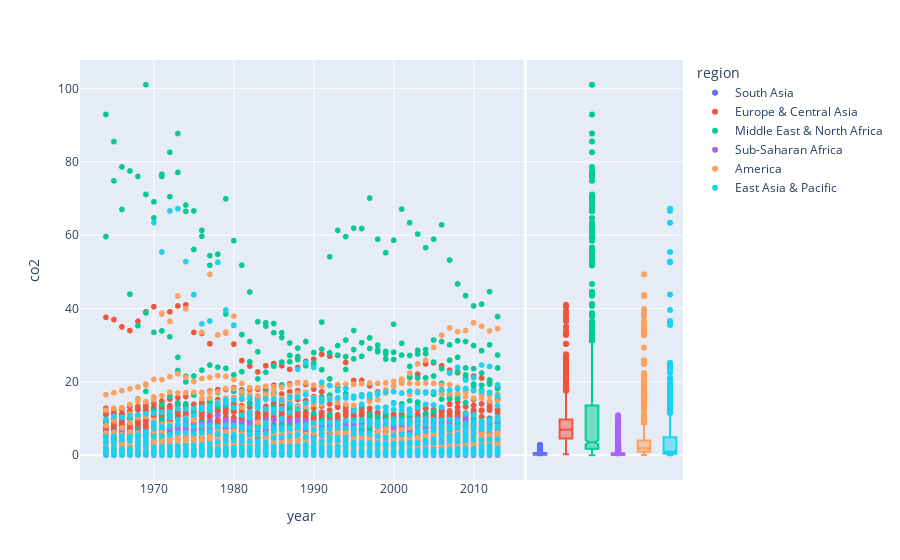

The notebook cell this image was saved under:
### Code cell
scat = px.scatter(data, x='year', y='co2', color='region', marginal_y='box')
scat.show()

### Figure 1 — Plotly figure (JSON) as saved in the notebook; plotly's stock layout.template omitted (floating-point values rounded to 4 significant figures; data arrays with more than 128 entries replaced by an {"elided": "..."} marker saying what was removed)
{"data": [{"hovertemplate": "region=South Asia<br>year=%{x}<br>co2=%{y}<extra></extra>", "legendgroup": "South Asia", "marker": {"color": "#636efa", "symbol": "circle"}, "mode": "markers", "name": "South Asia", "showlegend": true, "type": "scattergl", "x": {"elided": "387 int values"}, "xaxis": "x", "y": {"elided": "387 float values"}, "yaxis": "y"}, {"alignmentgroup": "True", "hovertemplate": "region=South Asia<br>co2=%{y}<extra></extra>", "legendgroup": "South Asia", "marker": {"color": "#636efa", "symbol": "circle"}, "name": "South Asia", "notched": true, "offsetgroup": "South Asia", "showlegend": false, "type": "box", "xaxis": "x2", "y": {"elided": "387 float values"}, "yaxis": "y2"}, {"hovertemplate": "region=Europe & Central Asia<br>year=%{x}<br>co2=%{y}<extra></extra>", "legendgroup": "Europe & Central Asia", "marker": {"color": "#EF553B", "symbol": "circle"}, "mode": "markers", "name": "Europe & Central Asia", "showlegend": true, "type": "scattergl", "x": {"elided": "2126 int values"}, "xaxis": "x", "y": {"elided": "2126 float values"}, "yaxis": "y"}, {"alignmentgroup": "True", "hovertemplate": "region=Europe & Central Asia<br>co2=%{y}<extra></extra>", "legendgroup": "Europe & Central Asia", "marker": {"color": "#EF553B", "symbol": "circle"}, "name": "Europe & Central Asia", "notched": true, "offsetgroup": "Europe & Central Asia", "showlegend": false, "type": "box", "xaxis": "x2", "y": {"elided": "2126 float values"}, "yaxis": "y2"}, {"hovertemplate": "region=Middle East & North Africa<br>year=%{x}<br>co2=%{y}<extra></extra>", "legendgroup": "Middle East & North Africa", "marker": {"color": "#00cc96", "symbol": "circle"}, "mode": "markers", "name": "Middle East & North Africa", "showlegend": true, "type": "scattergl", "x": {"elided": "900 int values"}, "xaxis": "x", "y": {"elided": "900 float values"}, "yaxis": "y"}, {"alignmentgroup": "True", "hovertemplate": "region=Middle East & North Africa<br>co2=%{y}<extra></extra>", "legendgroup": "Middle East & North Africa", "marker": {"color": "#00cc96", "symbol": "circle"}, "name": "Middle East & North Africa", "notched": true, "offsetgroup": "Middle East & North Africa", "showlegend": false, "type": "box", "xaxis": "x2", "y": {"elided": "900 float values"}, "yaxis": "y2"}, {"hovertemplate": "region=Sub-Saharan Africa<br>year=%{x}<br>co2=%{y}<extra></extra>", "legendgroup": "Sub-Saharan Africa", "marker": {"color": "#ab63fa", "symbol": "circle"}, "mode": "markers", "name": "Sub-Saharan Africa", "showlegend": true, "type": "scattergl", "x": {"elided": "2211 int values"}, "xaxis": "x", "y": {"elided": "2211 float values"}, "yaxis": "y"}, {"alignmentgroup": "True", "hovertemplate": "region=Sub-Saharan Africa<br>co2=%{y}<extra></extra>", "legendgroup": "Sub-Saharan Africa", "marker": {"color": "#ab63fa", "symbol": "circle"}, "name": "Sub-Saharan Africa", "notched": true, "offsetgroup": "Sub-Saharan Africa", "showlegend": false, "type": "box", "xaxis": "x2", "y": {"elided": "2211 float values"}, "yaxis": "y2"}, {"hovertemplate": "region=America<br>year=%{x}<br>co2=%{y}<extra></extra>", "legendgroup": "America", "marker": {"color": "#FFA15A", "symbol": "circle"}, "mode": "markers", "name": "America", "showlegend": true, "type": "scattergl", "x": {"elided": "1500 int values"}, "xaxis": "x", "y": {"elided": "1500 float values"}, "yaxis": "y"}, {"alignmentgroup": "True", "hovertemplate": "region=America<br>co2=%{y}<extra></extra>", "legendgroup": "America", "marker": {"color": "#FFA15A", "symbol": "circle"}, "name": "America", "notched": true, "offsetgroup": "America", "showlegend": false, "type": "box", "xaxis": "x2", "y": {"elided": "1500 float values"}, "yaxis": "y2"}, {"hovertemplate": "region=East Asia & Pacific<br>year=%{x}<br>co2=%{y}<extra></extra>", "legendgroup": "East Asia & Pacific", "marker": {"color": "#19d3f3", "symbol": "circle"}, "mode": "markers", "name": "East Asia & Pacific", "showlegend": true, "type": "scattergl", "x": {"elided": "1078 int values"}, "xaxis": "x", "y": {"elided": "1078 float values"}, "yaxis": "y"}, {"alignmentgroup": "True", "hovertemplate": "region=East Asia & Pacific<br>co2=%{y}<extra></extra>", "legendgroup": "East Asia & Pacific", "marker": {"color": "#19d3f3", "symbol": "circle"}, "name": "East Asia & Pacific", "notched": true, "offsetgroup": "East Asia & Pacific", "showlegend": false, "type": "box", "xaxis": "x2", "y": {"elided": "1078 float values"}, "yaxis": "y2"}], "layout": {"legend": {"title": {"text": "region"}, "tracegroupgap": 0}, "margin": {"t": 60}, "xaxis": {"anchor": "y", "domain": [0, 0.7363], "title": {"text": "year"}}, "xaxis2": {"anchor": "y2", "domain": [0.7413, 1], "matches": "x2", "showgrid": false, "showline": false, "showticklabels": false, "ticks": ""}, "yaxis": {"anchor": "x", "domain": [0, 1], "title": {"text": "co2"}}, "yaxis2": {"anchor": "x2", "domain": [0, 1], "matches": "y", "showgrid": true, "showticklabels": false}}}
